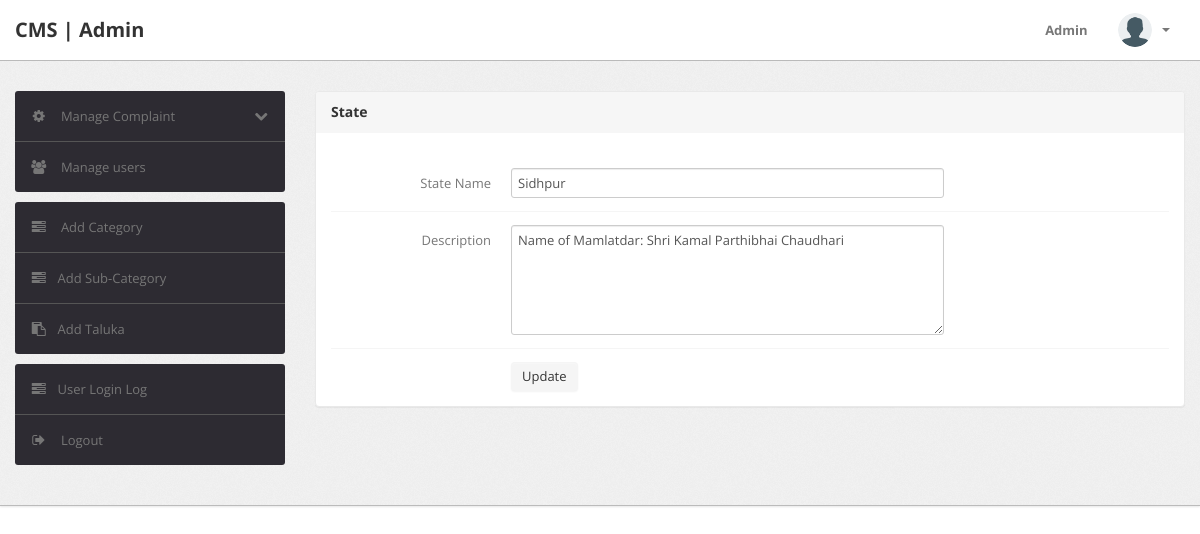
The page /admin/edit-state.php?id=9 (signed in) on the database its author committed.
### tables this page shows
CREATE TABLE `state` (
  `id` int(11) NOT NULL,
  `stateName` varchar(255) DEFAULT NULL,
  `stateDescription` tinytext DEFAULT NULL,
  `postingDate` timestamp NULL DEFAULT current_timestamp(),
  `updationDate` timestamp NULL DEFAULT NULL ON UPDATE current_timestamp()
);

### admin/edit-state.php (the view, shortened to what this page needs)
<?php
include('include/config.php');
if (strlen($_SESSION['alogin']) == 0) {
	header('location:index.php');
} else {
	?>
	<!DOCTYPE html>
	<html lang="en">
	<head>
		<link type="text/css" href="bootstrap/css/bootstrap.min.css" rel="stylesheet">
		<link type="text/css" href="bootstrap/css/bootstrap-responsive.min.css" rel="stylesheet">
		<link type="text/css" href="css/theme.css" rel="stylesheet">
		<link type="text/css" href="images/icons/css/font-awesome.css" rel="stylesheet">
	</head>
	<body>
		<?php include('include/header.php'); ?>
		<div class="wrapper">
			<div class="container">
				<div class="row">
					<?php include('include/sidebar.php'); ?>
					<div class="span9">
						<div class="content">
							<div class="module">
								<div class="module-head">
									<h3>State</h3>
								</div>
								<div class="module-body">
									<br />
									<form class="form-horizontal row-fluid" name="Category" method="post">
										<?php
										$id = intval($_GET['id']);
										$query = mysqli_query($con, "select * from state where id='$id'");
										while ($row = mysqli_fetch_array($query)) {
											?>
											<div class="control-group">
												<label class="control-label" for="basicinput">State Name</label>
												<div class="controls">
													<input type="text" placeholder="Enter category Name" name="state"
														value="<?php echo htmlentities($row['stateName']); ?>" class="span8 tip"
														required>
												</div>
											</div>
											<div class="control-group">
												<label class="control-label" for="basicinput">Description</label>
												<div class="controls">
													<textarea class="span8" name="description"
														rows="5"><?php echo htmlentities($row['stateDescription']); ?></textarea>
												</div>
											</div>
										<?php } ?>
										<div class="control-group">
											<div class="controls">
												<button type="submit" name="submit" class="btn">Update</button>
											</div>
										</div>
									</form>
								</div>
							</div>
						</div>
					</div>
				</div>
			</div>
		</div>
	</body>
<?php } ?>

### admin/css/theme.css (style rules this page uses)
body { font-size: 13px; font-family: 'Open Sans', Arial, sans-serif; background: #fff; color: #777 }
h1, h2, h3, h4, h5, h6 { color: #333; margin-top: 0 }
h3 { font-size: 20px }
.wrapper { background: url(../images/bg.png) #eee; border-bottom: 1px solid #bbb; -webkit-box-shadow: 0 1px 2px rgba(0, 0, 0, 0.1); -moz-box-shadow: 0 1px 2px rgba(0, 0, 0, 0.1); box-shadow: 0 1px 2px rgba(0, 0, 0, 0.1); padding: 30px 0 }
form { margin: 0 }
select, textarea, input[type="text"], input[type="password"], input[type="datetime"], input[type="datetime-local"], input[type="date"], input[type="month"], input[type="time"], input[type="week"], input[type="number"], input[type="email"], input[type="url"], input[type="search"], input[type="tel"], input[type="color"], .uneditable-input, label, input, button, select, textarea { -webkit-border-radius: 3px; -moz-border-radius: 3px; border-radius: 3px; font-size: 13px; font-family: 'Open Sans', Tahoma, Arial, sans-serif }
.module { background: #fff; -webkit-border-radius: 3px; -moz-border-radius: 3px; border-radius: 3px; border: 1px solid #ccc; border-bottom-color: #bbb; -webkit-box-shadow: 0 0 1px rgba(0, 0, 0, 0.2); -moz-box-shadow: 0 0 1px rgba(0, 0, 0, 0.2); box-shadow: 0 0 1px rgba(0, 0, 0, 0.2); margin-bottom: 30px }
.form-horizontal .control-group, .form-vertical .control-group { margin-bottom: 0 }
.form-horizontal .control-group+.control-group, .form-vertical .control-group+.control-group { margin-top: 13px; padding-top: 13px; border-top: 1px solid #f5f5f5 }
.btn, .btn-box { -webkit-border-radius: 3px; -moz-border-radius: 3px; border-radius: 3px }
.btn { font-size: 13px; font-weight: 600 }
.btn { display: inline-block; margin-bottom: 0; font-weight: 400; text-align: center; vertical-align: middle; cursor: pointer; background-image: none; border: 1px solid transparent; white-space: nowrap; padding: 4px 10px; font-size: 13px; line-height: 1.42857; border-radius: 4px; -webkit-user-select: none; -moz-user-select: none; -ms-user-select: none; user-select: none }
.module { box-shadow: 0 0 3px rgba(0, 0, 0, .1); border-color: #e9e9e9; margin-bottom: 20px; background-color: #fff; border-radius: 4px; -webkit-box-shadow: 0 1px 1px rgba(0, 0, 0, .05); box-shadow: 0 1px 1px rgba(0, 0, 0, .05); }
.module-head { color: #767676; background-color: #f6f6f6; border-color: #e9e9e9; padding: 10px 15px; border-bottom: 1px solid transparent; border-top-right-radius: 3px; border-top-left-radius: 3px; }
.module-head h3 { font-size: 14px; line-height: 20px; height: 20px; margin: 0 }
.module-body { padding: 15px }

### rows shown on the page
state: state "Sidhpur", description "Name of Mamlatdar: Shri Kamal Parthibhai Chaudhari"
